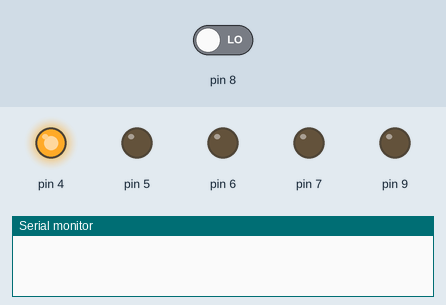
This program was run on a simulated Arduino Nano, built with avr-gcc and run on an emulated ATmega328P. On the bench: output pins drawn as LEDs (lit = HIGH), the last lines printed to the serial monitor. The inputs (shaded band) are chosen by the test bench; at power-on: pin 8 LOW.

Above: at 0.1 s.
At 1.1 s:
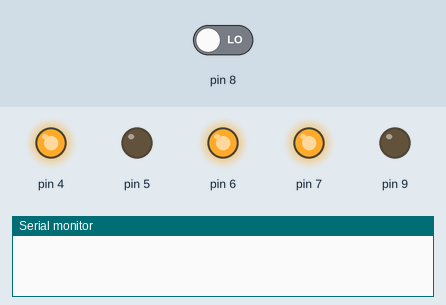
At 20.1 s:
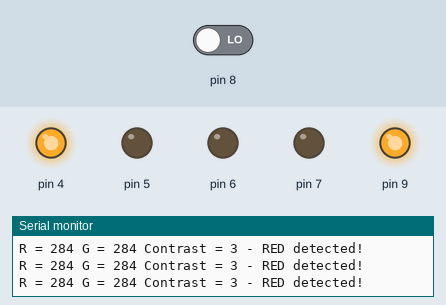
At 39.1 s:
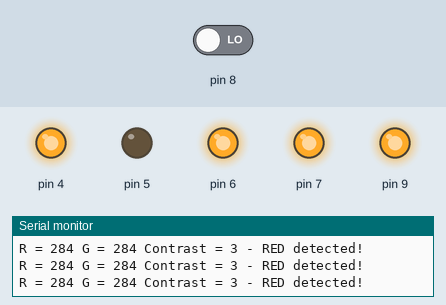
Timing chart, 0 to 40.0 s (numbered marks = the images above):
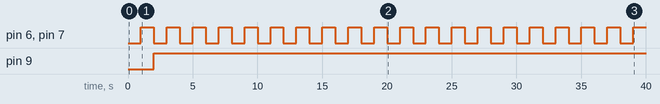

Measured:
- by itself, pin 6, pin 7: alternates HIGH for 1.0 s and LOW for 1.0 s
- by itself, pin 9: LOW → HIGH at 2.0 s

The program:

main.cpp
```cpp
#include <Wire.h>
#include "ColorSens.h"

// Пины датчика
ColorSens colorSens1(4, 5, 6, 7, 8);

// Массив для хранения RGB (3 байта)
byte rgbValues[3];

// Функция, которая вызывается, когда ESP32 запрашивает данные
void requestEvent() {
  Wire.write(rgbValues, 3);
}


void setup() {
  Serial.begin(115200);
  pinMode(9, OUTPUT);
  colorSens1.begin();

  // Инициализация I2C (Адрес 0x08)
  Wire.begin(0x05);
  // Регистрация функции отправки данных
  Wire.onRequest(requestEvent);
}


void loop() {
  colorSens1.readData();

  // Сохраняем значения в массив для быстрой передачи
  // (Здесь используются публичные или геттер-методы, если они есть.
  // В твоем классе переменные private, поэтому я предполагаю, что ты добавил геттеры или сделал их public)
  // Для примера запишем их в массив:
  rgbValues[0] = colorSens1.colorCheck();
  rgbValues[1] = 1; // Добавь в класс метод getGreen() { return greenColor; }
  rgbValues[2] = 1;  // Добавь в класс метод getBlue() { return blueColor; }

  colorSens1.printData();
}
```

ColorSens.cpp
```cpp
#include "ColorSens.h"


ColorSens::ColorSens(uint8_t s0, uint8_t s1, uint8_t s2, uint8_t s3, uint8_t out) {
      S0 = s0; S1 = s1; S2 = s2; S3 = s3; sensorOut = out;
}

void ColorSens::contrastCheck(){
  maxColor = 0;
  minColor = 255;
  for(uint8_t i = 0; i < 2; i++){
    if(Colors[i] > Colors[maxColor]){
      maxColor = i;
    }
    if(Colors[i] < Colors[minColor]){
      minColor = i;
    }
  }
  contrast = constrain((Colors[maxColor]), 0, 255) - constrain(Colors[minColor], 0, 255);
}

color ColorSens::colorCheck(){
  if(contrast < 40){
    if(Colors[0] > 128){
      return white;
    } else{
      return bleck;
    }
  }
  else{
    if(maxColor ==  0){
      return red;
    }
    else{
      return green;
    }
  }
}

void ColorSens::begin() {
  pinMode(S0, OUTPUT);
  pinMode(S1, OUTPUT);
  pinMode(S2, OUTPUT);
  pinMode(S3, OUTPUT);
  pinMode(sensorOut, INPUT);  // Масштабирование частоты 20%
  digitalWrite(S0, HIGH);
  digitalWrite(S1, LOW);
}


void ColorSens::readData() {
  // Читаем КРАСНЫЙ
  digitalWrite(S2, LOW);
  digitalWrite(S3, LOW);
  redFrequency = pulseIn(sensorOut, LOW);
  redColor = map(redFrequency, 23, 225, 255, 0);
  Colors[0] = constrain(abs(redColor), 0, 255);
  // Читаем ЗЕЛЕНЫЙ
  digitalWrite(S2, HIGH);
  digitalWrite(S3, HIGH);
  greenFrequency = pulseIn(sensorOut, LOW);
  greenColor = map(greenFrequency, 24, 234, 255, 0);
  Colors[1] = constrain(abs(greenColor),0, 255);

  contrastCheck();
}


void ColorSens::printData() {
  Serial.print("R = "); Serial.print(redColor);
  Serial.print(" G = "); Serial.print(greenColor);
  Serial.print(" Contrast = " + String(colorCheck()));

  if(contrast < 40){
    if(Colors[0] > 128){
      Serial.println(" - White detected!");
      digitalWrite(9, LOW);
    } else{
      Serial.println(" - Bleck detected");
      digitalWrite(9, LOW);
    }
  }
  else{
    if(maxColor ==  0){
      Serial.println(" - RED detected!");
      digitalWrite(9, HIGH);}
    else{
      Serial.println(" - GREEN detected!");
      digitalWrite(9, HIGH);}
  }
}
```

ColorSens.h
```cpp
#ifndef COLORSENS_H
#define COLORSENS_H

#include <Arduino.h>

enum color : uint8_t {white, bleck, grey, red, green};

class ColorSens {
  private:
    uint8_t S0, S1, S2, S3, sensorOut;
    int redFrequency = 0, greenFrequency = 0, blueFrequency = 0;
    int redColor = 0, greenColor = 0, blueColor = 0;

    uint16_t Colors[3] = {2, 2, 2};
    uint8_t contrast;

    void contrastCheck();

    uint16_t maxColor;
    uint16_t minColor;

  public:

    ColorSens(uint8_t s0, uint8_t s1, uint8_t s2, uint8_t s3, uint8_t out);

    void begin();
    void readData();
    color colorCheck();
    void printData();

    uint8_t getRed(){
      return redColor;
    }
    uint8_t getGreen(){
      return greenColor;
    }
    uint8_t getBlue(){
      return blueColor;
    }
};

#endif
```
